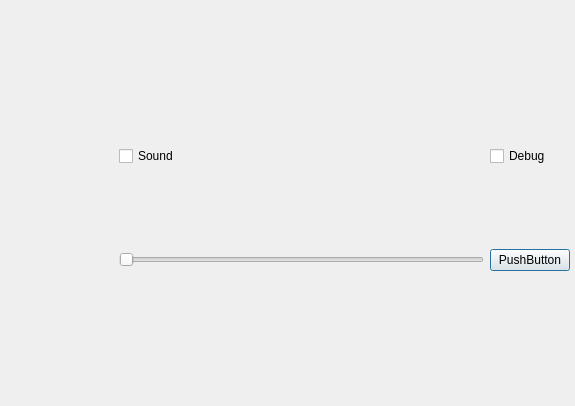
<?xml version="1.0" encoding="UTF-8"?>
<ui version="4.0">
 <class>Settings_window</class>
 <widget class="QDialog" name="Settings_window">
  <property name="geometry">
   <rect>
    <x>0</x>
    <y>0</y>
    <width>575</width>
    <height>406</height>
   </rect>
  </property>
  <property name="windowTitle">
   <string>Dialog</string>
  </property>
  <widget class="QWidget" name="gridLayoutWidget">
   <property name="geometry">
    <rect>
     <x>119</x>
     <y>69</y>
     <width>451</width>
     <height>281</height>
    </rect>
   </property>
   <layout class="QGridLayout" name="gridLayout">
    <item row="0" column="1">
     <widget class="QCheckBox" name="checkBox_debug">
      <property name="text">
       <string>Debug</string>
      </property>
     </widget>
    </item>
    <item row="0" column="0">
     <widget class="QCheckBox" name="checkBox_sound">
      <property name="text">
       <string>Sound</string>
      </property>
     </widget>
    </item>
    <item row="1" column="0">
     <widget class="QSlider" name="volume">
      <property name="orientation">
       <enum>Qt::Orientation::Horizontal</enum>
      </property>
     </widget>
    </item>
    <item row="1" column="1">
     <widget class="QPushButton" name="testbutton">
      <property name="text">
       <string>PushButton</string>
      </property>
     </widget>
    </item>
   </layout>
  </widget>
 </widget>
 <resources/>
 <connections/>
</ui>
